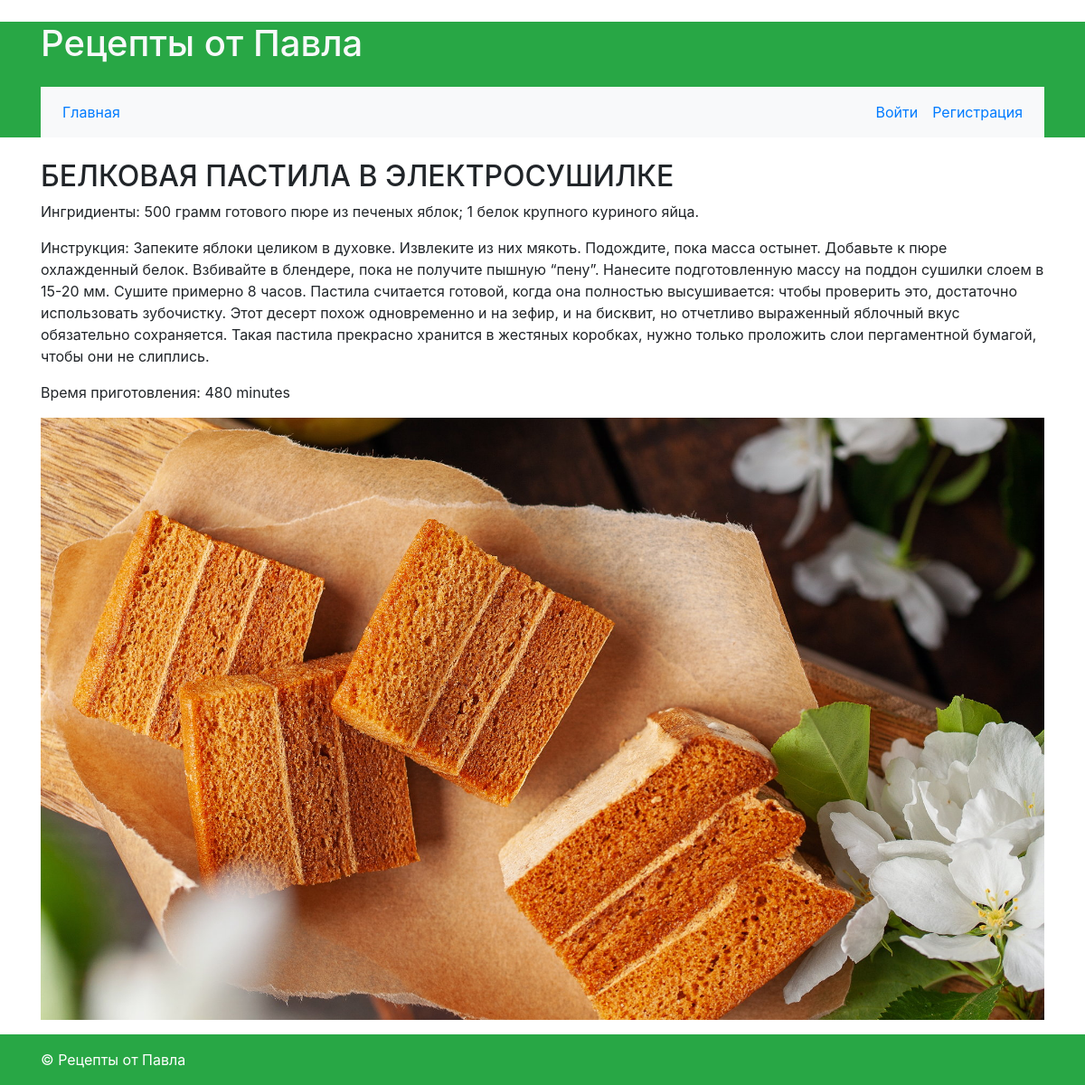
Page /recipe/3/ on the committed database.
### recipeapp/models.py (models this page shows, shortened)
class Recipe(models.Model):
    name = models.CharField(max_length=255)
    ingredients = models.TextField()
    instructions = models.TextField()
    time_prepare = models.PositiveIntegerField()
    image = models.ImageField(upload_to='recipe_images/')
    author = models.ForeignKey(User, on_delete=models.CASCADE, related_name='recipes')
    add_date = models.DateTimeField(auto_now_add=True)
    update_date = models.DateTimeField(auto_now=True)

### recipeapp/views.py (the view)
# urls.py: path('recipe/<int:recipe_id>/', views.recipe_desc, name='recipe_desc'),
def recipe_desc(request, recipe_id):
    recipe = get_object_or_404(Recipe, id=recipe_id)
    return render(request, 'recipe_desc.html', {'recipe': recipe})

### recipeapp/templates/recipe_desc.html (shortened to what this page needs)
{% extends 'base.html' %}
{% block content %}
    <h2>{{ recipe.name }}</h2>
    <p>Ингридиенты: {{ recipe.ingredients }}</p>
    <p>Инструкция: {{ recipe.instructions }}</p>
    <p>Время приготовления: {{ recipe.time_prepare }} minutes</p>
    {% if recipe.image %}
        <img src="{{ recipe.image.url }}" alt="{{ recipe.name }}" class="img-fluid">
    {% endif %}
{% endblock %}

### rows in the picture
Recipe: name "БЕЛКОВАЯ ПАСТИЛА В ЭЛЕКТРОСУШИЛКЕ", ingredients "500 грамм готового пюре из печеных яблок; 1 белок крупного куриного яйца.", instructions "Запеките яблоки целиком в духовке. Извлеките из них мякоть. Подождите, пока масса остынет. Добавьте к пюре охлажденный белок. Взбивайте в блендере, пока не получите пышную “пену”. Нанесите подготовленную массу на поддон сушилки слоем в 15-20 мм. Сушите примерно 8 часов. Пастила считается готовой, когда она полностью высушивается: чтобы проверить это, достаточно использовать зубочистку. Этот десерт похож одновременно и на зефир, и на бисквит, но отчетливо выраженный яблочный вкус обязательно сохраняется. Такая пастила прекрасно хранится в жестяных коробках, нужно только проложить слои пергаментной бумагой, чтобы они не слиплись.", time_prepare "480", image (picture)
